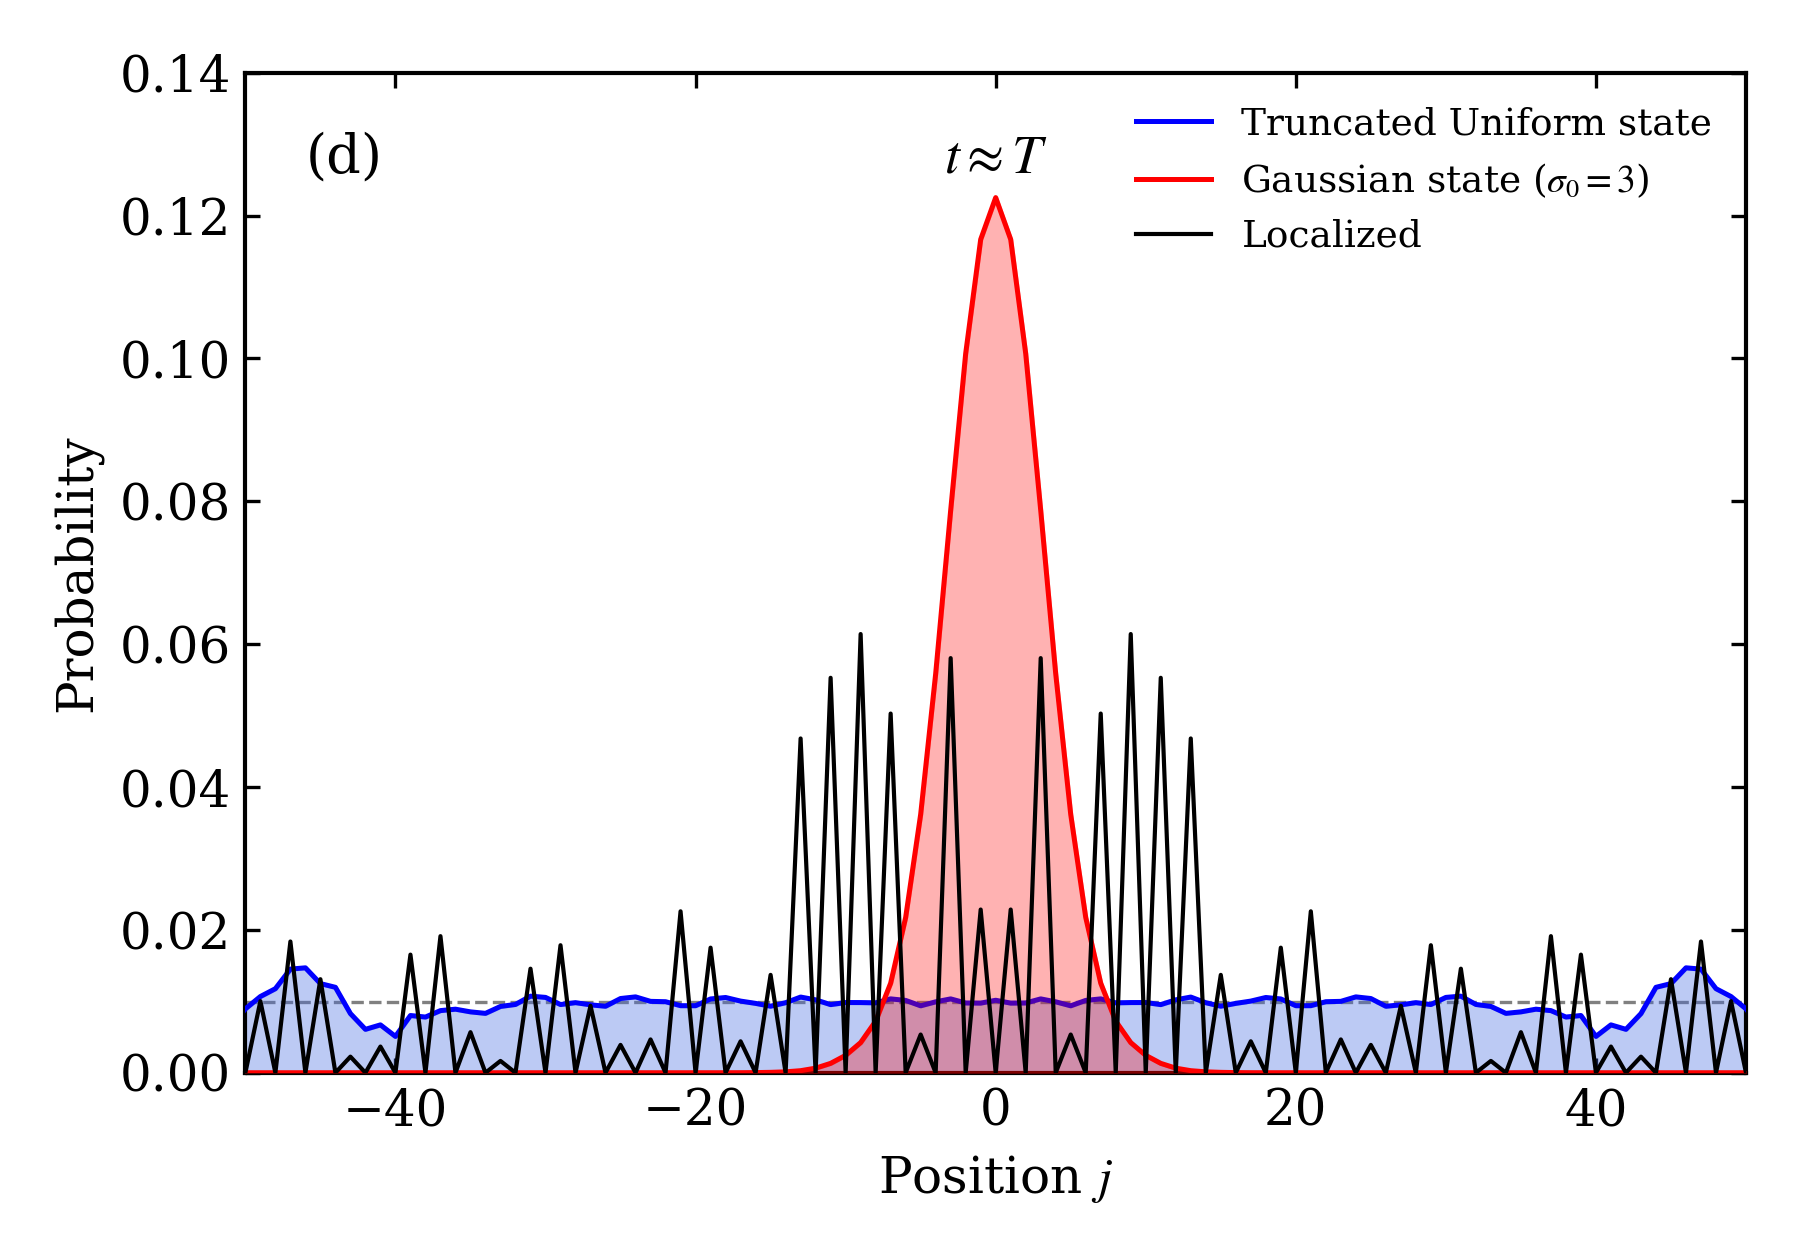

Write the Python code that produced this figure.
r"""
Reprodução do Painel (d) da FIG. 2
'Stiffness in Confined Quantum Walks'
Distribuição de probabilidade em t \approx T.
"""

import numpy as np
import matplotlib.pyplot as plt
from qw_simulation import load_or_run_simulation, setup_matplotlib_style

def main():
    setup_matplotlib_style()
    data = load_or_run_simulation()
    
    j = data['j_full']
    p_loc = data['snaps_loc'][3]
    p_gauss = data['snaps_gauss'][3]
    p_unif = data['snaps_unif'][3]
    
    fig, ax = plt.subplots(figsize=(6, 4.2), dpi=200)
    
    # Linha da distribuição uniforme teórica de referência
    ax.axhline(1.0 / 101, color='gray', linestyle='--', lw=0.8, zorder=1)
    
    # 1. Truncated Uniform state (Azul com preenchimento)
    ax.fill_between(j, 0, p_unif, color='#4169e1', alpha=0.35, zorder=2)
    ax.plot(j, p_unif, color='blue', lw=1.2, label='Truncated Uniform state', zorder=3)
    
    # 2. Gaussian state (sigma_0 = 3) (Vermelho com preenchimento)
    ax.fill_between(j, 0, p_gauss, color='red', alpha=0.30, zorder=4)
    ax.plot(j, p_gauss, color='red', lw=1.2, label=r'Gaussian state ($\sigma_0 = 3$)', zorder=5)
    
    # 3. Localized state (Preto, linha contínua)
    ax.plot(j, p_loc, color='black', lw=1.0, label='Localized', zorder=6)
    
    # Rótulos do painel e do tempo
    ax.text(0.04, 0.90, "(d)", transform=ax.transAxes, fontsize=13)
    ax.text(0.50, 0.90, r"$t \approx T$", transform=ax.transAxes, ha='center', fontsize=13)
    
    ax.set_xlim(-50, 50)
    ax.set_ylim(0.00, 0.14)
    ax.set_xticks([-40, -20, 0, 20, 40])
    ax.set_yticks(np.arange(0.00, 0.15, 0.02))
    ax.yaxis.set_major_formatter(plt.FormatStrFormatter('%.2f'))
    
    ax.set_xlabel(r"Position $j$", fontsize=12)
    ax.set_ylabel(r"Probability", fontsize=12)
    ax.legend(frameon=False, loc="upper right", fontsize=9)
    
    plt.tight_layout()
    plt.savefig("fig2_panel_d.png", dpi=300)
    print("Salvo: fig2_panel_d.png")
    plt.close()

if __name__ == "__main__":
    main()
